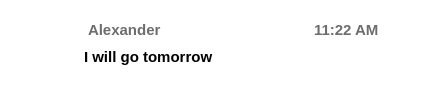
<?xml version="1.0" encoding="UTF-8"?>
<ui version="4.0">
 <class>Form</class>
 <widget class="QWidget" name="Form">
  <property name="geometry">
   <rect>
    <x>0</x>
    <y>0</y>
    <width>421</width>
    <height>110</height>
   </rect>
  </property>
  <property name="sizePolicy">
   <sizepolicy hsizetype="Expanding" vsizetype="Fixed">
    <horstretch>0</horstretch>
    <verstretch>0</verstretch>
   </sizepolicy>
  </property>
  <property name="windowTitle">
   <string>Form</string>
  </property>
  <property name="styleSheet">
   <string notr="true">background-color: rgb(255, 255, 255);
border-radius:8px;</string>
  </property>
  <layout class="QVBoxLayout" name="verticalLayout_5">
   <item>
    <widget class="QFrame" name="frame_6">
     <property name="frameShape">
      <enum>QFrame::StyledPanel</enum>
     </property>
     <property name="frameShadow">
      <enum>QFrame::Raised</enum>
     </property>
     <layout class="QHBoxLayout" name="horizontalLayout_2">
      <property name="topMargin">
       <number>0</number>
      </property>
      <property name="bottomMargin">
       <number>0</number>
      </property>
      <item>
       <widget class="QFrame" name="frame_4">
        <property name="frameShape">
         <enum>QFrame::StyledPanel</enum>
        </property>
        <property name="frameShadow">
         <enum>QFrame::Raised</enum>
        </property>
        <layout class="QVBoxLayout" name="verticalLayout_2">
         <property name="topMargin">
          <number>9</number>
         </property>
         <property name="rightMargin">
          <number>9</number>
         </property>
         <property name="bottomMargin">
          <number>0</number>
         </property>
         <item>
          <widget class="QFrame" name="frame_3">
           <property name="frameShape">
            <enum>QFrame::StyledPanel</enum>
           </property>
           <property name="frameShadow">
            <enum>QFrame::Raised</enum>
           </property>
           <layout class="QVBoxLayout" name="verticalLayout">
            <property name="spacing">
             <number>0</number>
            </property>
            <property name="leftMargin">
             <number>0</number>
            </property>
            <property name="topMargin">
             <number>0</number>
            </property>
            <property name="rightMargin">
             <number>0</number>
            </property>
            <property name="bottomMargin">
             <number>0</number>
            </property>
            <item>
             <widget class="QLabel" name="profile_label">
              <property name="sizePolicy">
               <sizepolicy hsizetype="Fixed" vsizetype="Fixed">
                <horstretch>0</horstretch>
                <verstretch>0</verstretch>
               </sizepolicy>
              </property>
              <property name="minimumSize">
               <size>
                <width>40</width>
                <height>40</height>
               </size>
              </property>
              <property name="maximumSize">
               <size>
                <width>40</width>
                <height>40</height>
               </size>
              </property>
              <property name="text">
               <string/>
              </property>
              <property name="scaledContents">
               <bool>true</bool>
              </property>
             </widget>
            </item>
           </layout>
          </widget>
         </item>
         <item>
          <spacer name="verticalSpacer">
           <property name="orientation">
            <enum>Qt::Vertical</enum>
           </property>
           <property name="sizeHint" stdset="0">
            <size>
             <width>20</width>
             <height>20</height>
            </size>
           </property>
          </spacer>
         </item>
        </layout>
       </widget>
      </item>
      <item>
       <widget class="QFrame" name="frame_5">
        <property name="sizePolicy">
         <sizepolicy hsizetype="Expanding" vsizetype="Preferred">
          <horstretch>0</horstretch>
          <verstretch>0</verstretch>
         </sizepolicy>
        </property>
        <property name="frameShape">
         <enum>QFrame::StyledPanel</enum>
        </property>
        <property name="frameShadow">
         <enum>QFrame::Raised</enum>
        </property>
        <layout class="QVBoxLayout" name="verticalLayout_4" stretch="0,1">
         <property name="leftMargin">
          <number>0</number>
         </property>
         <item>
          <widget class="QFrame" name="frame_2">
           <property name="frameShape">
            <enum>QFrame::StyledPanel</enum>
           </property>
           <property name="frameShadow">
            <enum>QFrame::Raised</enum>
           </property>
           <layout class="QHBoxLayout" name="horizontalLayout">
            <property name="leftMargin">
             <number>0</number>
            </property>
            <property name="topMargin">
             <number>0</number>
            </property>
            <property name="bottomMargin">
             <number>0</number>
            </property>
            <item>
             <widget class="QLabel" name="author_label">
              <property name="font">
               <font>
                <family>Arial</family>
                <pointsize>11</pointsize>
                <weight>75</weight>
                <bold>true</bold>
               </font>
              </property>
              <property name="styleSheet">
               <string notr="true">padding:0 20px;
padding-left:0;
color: rgb(109, 109, 109);
</string>
              </property>
              <property name="text">
               <string>Alexander</string>
              </property>
             </widget>
            </item>
            <item>
             <spacer name="horizontalSpacer">
              <property name="orientation">
               <enum>Qt::Horizontal</enum>
              </property>
              <property name="sizeHint" stdset="0">
               <size>
                <width>40</width>
                <height>20</height>
               </size>
              </property>
             </spacer>
            </item>
            <item>
             <widget class="QLabel" name="date_label">
              <property name="font">
               <font>
                <pointsize>11</pointsize>
                <weight>75</weight>
                <bold>true</bold>
               </font>
              </property>
              <property name="styleSheet">
               <string notr="true">padding:0 12px;
padding-right:0;
color: rgb(109,109,109);
</string>
              </property>
              <property name="text">
               <string>11:22 AM</string>
              </property>
              <property name="alignment">
               <set>Qt::AlignLeading|Qt::AlignLeft|Qt::AlignVCenter</set>
              </property>
             </widget>
            </item>
           </layout>
          </widget>
         </item>
         <item>
          <widget class="QFrame" name="frame">
           <property name="frameShape">
            <enum>QFrame::StyledPanel</enum>
           </property>
           <property name="frameShadow">
            <enum>QFrame::Raised</enum>
           </property>
           <layout class="QVBoxLayout" name="verticalLayout_3">
            <property name="leftMargin">
             <number>0</number>
            </property>
            <property name="topMargin">
             <number>2</number>
            </property>
            <property name="bottomMargin">
             <number>0</number>
            </property>
            <item>
             <widget class="QLabel" name="message_label">
              <property name="sizePolicy">
               <sizepolicy hsizetype="Expanding" vsizetype="Preferred">
                <horstretch>0</horstretch>
                <verstretch>0</verstretch>
               </sizepolicy>
              </property>
              <property name="font">
               <font>
                <family>Arial</family>
                <pointsize>11</pointsize>
                <weight>75</weight>
                <bold>true</bold>
               </font>
              </property>
              <property name="text">
               <string>I will go tomorrow</string>
              </property>
              <property name="textFormat">
               <enum>Qt::AutoText</enum>
              </property>
              <property name="alignment">
               <set>Qt::AlignLeading|Qt::AlignLeft|Qt::AlignTop</set>
              </property>
              <property name="wordWrap">
               <bool>true</bool>
              </property>
              <property name="openExternalLinks">
               <bool>true</bool>
              </property>
             </widget>
            </item>
           </layout>
          </widget>
         </item>
        </layout>
       </widget>
      </item>
     </layout>
    </widget>
   </item>
  </layout>
 </widget>
 <resources>
  <include location="files.qrc"/>
 </resources>
 <connections/>
</ui>
